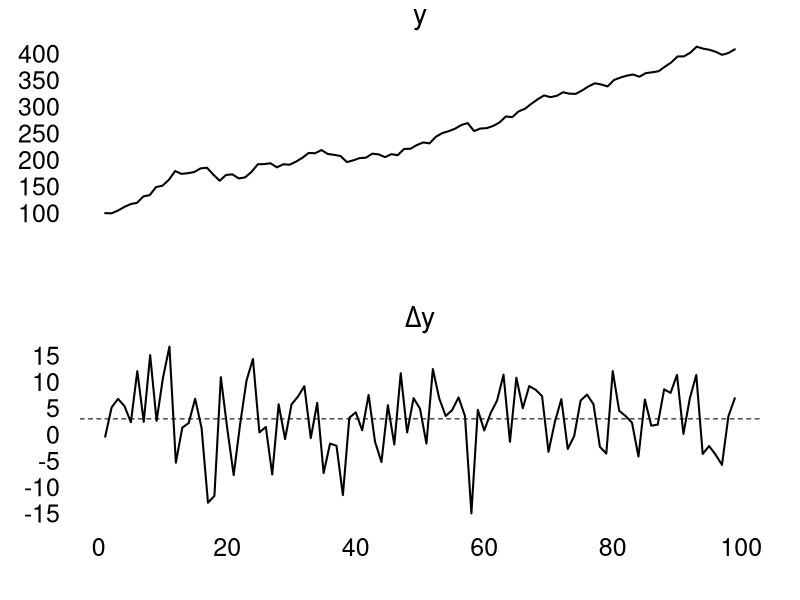

This figure's R source:
## Example problem linear detrending of stochastic trend model

# Set parameters
g=3                             # Growth rate
set.seed(42);e=rnorm(100,0,6)   # Random shocks 
y=100                           # Starting value


# Generate data over time
for(i in 2:100){
  y[i]<-g+y[i-1]+e[i]
}

# First-difference model
Ly=c(NA,y[-100])
Dy=y[-1]-Ly[-1]

# Plot results
par(mar=c(4,4,2,2),mfrow=c(2,1),las=1,bty="n",
    cex.axis=1.5,cex.lab=1.5,cex.main=1.7)

plot(y,xlab="",ylab="",main=expression(y),axes=FALSE,type="l",lwd=2)
axis(2,tick=FALSE)
plot(Dy,xlab="",ylab="",main=expression(paste(Delta,y)),
     axes=FALSE,type="l",lwd=2)
abline(h=3,lty=2)
axis(1,tick=FALSE);axis(2,tick=FALSE)
